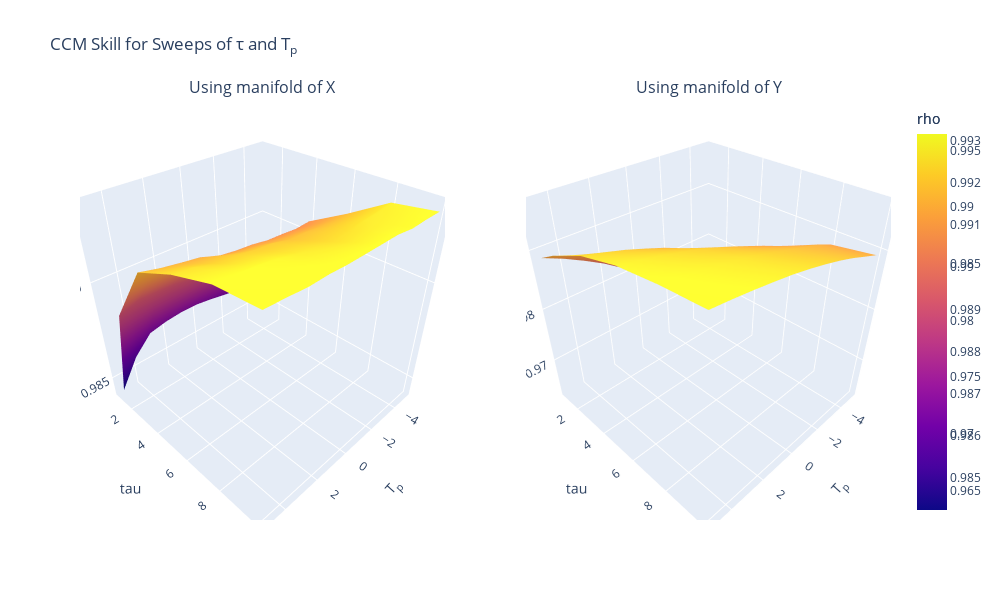

Notebook cell for this chart:
### Code cell
import numpy as np
import pandas as pd
from pyEDM import CCM

# For 3D plotting
import plotly.graph_objects as go
from plotly.subplots import make_subplots

# Prepare DataFrame
df = pd.DataFrame({
    'time': time,
    'X': data_array[:, 1],  
    'Y': data_array[:, 2],    
})

# Define parameter sweeps:
tau_list = [1, 2, 4, 6, 8, 10]
Tp_list  = range(-5, 6)  # -5 to +5 inclusive
E        = 3

# Create arrays to store the cross-map skill (at largest library size)
XtoY_matrix = np.zeros((len(tau_list), len(Tp_list)))
YtoX_matrix = np.zeros((len(tau_list), len(Tp_list)))

# Loop over tau and Tp
for i, tau in enumerate(tau_list):
    for j, Tp in enumerate(Tp_list):
        # Run CCM for columns='X' (predictor), target='Y'
        # This returns columns: LibSize, "X:Y", "Y:X"
        ccm_out = CCM(
            dataFrame   = df,
            E           = E,
            tau         = tau,
            columns     = "X",   # X is predictor (manifold)
            target      = "Y",   # Y is the target
            libSizes    = "100 200 300 400 500 600 700",
            sample      = 100,
            random      = True,
            replacement = False,
            Tp          = Tp,
            verbose     = False
        )
        
        # The DataFrame ccm_out has multiple rows, one per LibSize;
        # we take the LAST row for the largest library size:
        last_row = ccm_out.iloc[-1]
        
        # X:Y skill (predicting Y from X's manifold) at largest lib size:
        XtoY_matrix[i, j] = last_row["X:Y"]
        
        # Y:X skill (predicting X from Y's manifold) at largest lib size:
        YtoX_matrix[i, j] = last_row["Y:X"]

# Now we create two 3D surfaces in side-by-side subplots
fig = make_subplots(
    rows=1, cols=2,
    specs=[[{"type": "surface"}, {"type": "surface"}]],
    subplot_titles=["Using manifold of X", "Using manifold of Y"]
)



# 1) Add surface for X->Y
fig.add_trace(
    go.Surface(
        x = np.array(Tp_list),
        y = np.array(tau_list),
        z = XtoY_matrix,
        colorbar=dict(title="rho"),  # correlation scale
    ),
    row=1, col=1
)

# 2) Add surface for Y->X
fig.add_trace(
    go.Surface(
        x = np.array(Tp_list),
        y = np.array(tau_list),
        z = YtoX_matrix,
        colorbar=dict(title="rho"),  # correlation scale
    ),
    row=1, col=2
)

# Update the axis labels, layout, etc.
fig.update_layout(
    scene=dict(
        xaxis_title="T<sub>p</sub>",
        yaxis_title="tau",
        zaxis_title="Cross-map skill"
    ),
    scene2=dict(
        xaxis_title="T<sub>p</sub>",
        yaxis_title="tau",
        zaxis_title="Cross-map skill"
    ),
    title="CCM Skill for Sweeps of τ and T<sub>p</sub>",
    width=1000,
    height=600
)

fig.show()

### Figure 1 — Plotly figure (JSON) as saved in the notebook; plotly's stock layout.template omitted (floating-point values rounded to 4 significant figures)
{"data": [{"colorbar": {"title": {"text": "rho"}}, "scene": "scene", "type": "surface", "x": [-5, -4, -3, -2, -1, 0, 1, 2, 3, 4, 5], "y": [1, 2, 4, 6, 8, 10], "z": [[0.9862, 0.9862, 0.9864, 0.9865, 0.9867, 0.9868, 0.9868, 0.9867, 0.9865, 0.9857, 0.9842], [0.9881, 0.9882, 0.9883, 0.9885, 0.9886, 0.9888, 0.989, 0.9892, 0.9892, 0.9892, 0.9889], [0.9906, 0.9906, 0.9906, 0.9906, 0.9908, 0.9908, 0.991, 0.9913, 0.9914, 0.9915, 0.9917], [0.9916, 0.9916, 0.9916, 0.9917, 0.9917, 0.9919, 0.992, 0.9921, 0.9922, 0.9924, 0.9925], [0.9927, 0.9926, 0.9926, 0.9924, 0.9924, 0.9925, 0.9926, 0.9928, 0.9929, 0.993, 0.993], [0.993, 0.993, 0.9929, 0.993, 0.993, 0.993, 0.993, 0.9931, 0.993, 0.9931, 0.9932]]}, {"colorbar": {"title": {"text": "rho"}}, "scene": "scene2", "type": "surface", "x": [-5, -4, -3, -2, -1, 0, 1, 2, 3, 4, 5], "y": [1, 2, 4, 6, 8, 10], "z": [[0.9633, 0.9672, 0.9706, 0.9736, 0.9765, 0.9791, 0.9817, 0.9838, 0.9857, 0.9874, 0.9888], [0.9693, 0.9726, 0.9754, 0.978, 0.9803, 0.9826, 0.9846, 0.9864, 0.9879, 0.9893, 0.9906], [0.9797, 0.9817, 0.9835, 0.9853, 0.9867, 0.9882, 0.9896, 0.9907, 0.9918, 0.9927, 0.9935], [0.9849, 0.9863, 0.9877, 0.9889, 0.9901, 0.9912, 0.9922, 0.9931, 0.9939, 0.9945, 0.9952], [0.9882, 0.9894, 0.9903, 0.9912, 0.9921, 0.993, 0.9938, 0.9944, 0.995, 0.9955, 0.996], [0.9892, 0.9903, 0.9914, 0.9924, 0.9932, 0.994, 0.9946, 0.9952, 0.9957, 0.9961, 0.9964]]}], "layout": {"annotations": [{"font": {"size": 16}, "showarrow": false, "text": "Using manifold of X", "x": 0.225, "xanchor": "center", "xref": "paper", "y": 1, "yanchor": "bottom", "yref": "paper"}, {"font": {"size": 16}, "showarrow": false, "text": "Using manifold of Y", "x": 0.775, "xanchor": "center", "xref": "paper", "y": 1, "yanchor": "bottom", "yref": "paper"}], "height": 600, "scene": {"domain": {"x": [0, 0.45], "y": [0, 1]}, "xaxis": {"title": {"text": "T<sub>p</sub>"}}, "yaxis": {"title": {"text": "tau"}}, "zaxis": {"title": {"text": "Cross-map skill"}}}, "scene2": {"domain": {"x": [0.55, 1], "y": [0, 1]}, "xaxis": {"title": {"text": "T<sub>p</sub>"}}, "yaxis": {"title": {"text": "tau"}}, "zaxis": {"title": {"text": "Cross-map skill"}}}, "title": {"text": "CCM Skill for Sweeps of τ and T<sub>p</sub>"}, "width": 1000}}
